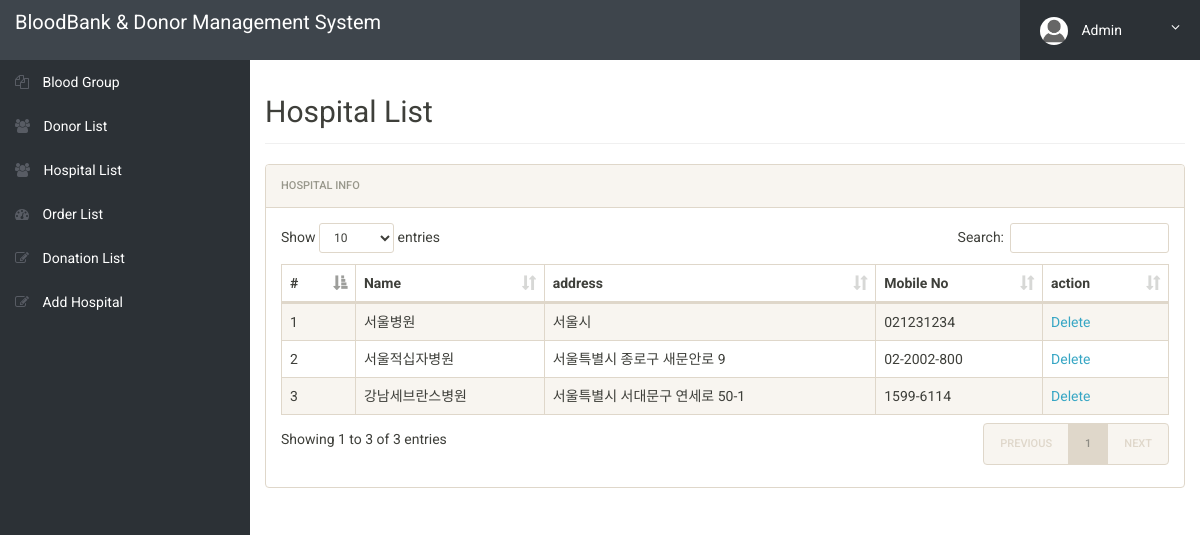
Screenshot of /bbdms/admin/hospitallist.php (signed in) with the database file from the repository.
### tables this page shows
CREATE TABLE `hospital` (
  `id` int(11) NOT NULL AUTO_INCREMENT,
  `name` varchar(100) NOT NULL,
  `address` varchar(100) NOT NULL,
  `contactno` varchar(11) NOT NULL,
  PRIMARY KEY (`id`)
);

### bbdms/admin/hospitallist.php (the view, shortened to what this page needs)
<?php
include('includes/config.php');
if(strlen($_SESSION['alogin'])==0)
	{
header('location:index.php');
}
else{
 ?>
<!doctype html>
<html lang="en" class="no-js">
<head>
	<link rel="stylesheet" href="css/font-awesome.min.css">
	<link rel="stylesheet" href="css/bootstrap.min.css">
	<link rel="stylesheet" href="css/dataTables.bootstrap.min.css">
	<link rel="stylesheet" href="css/bootstrap-social.css">
	<link rel="stylesheet" href="css/bootstrap-select.css">
	<link rel="stylesheet" href="css/fileinput.min.css">
	<link rel="stylesheet" href="css/awesome-bootstrap-checkbox.css">
	<link rel="stylesheet" href="css/style.css">
</head>
<body>
	<?php include('includes/header.php');?>
	<div class="ts-main-content">
		<?php include('includes/leftbar.php');?>
		<div class="content-wrapper">
			<div class="container-fluid">
				<div class="row">
					<div class="col-md-12">
						<h2 class="page-title">Hospital List</h2>
						<div class="panel panel-default">
							<div class="panel-heading">Hospital Info</div>
							<div class="panel-body">
								<table id="zctb" class="display table table-striped table-bordered table-hover" cellspacing="0" width="100%">
									<thead>
										<tr>
										<th>#</th>
											<th>Name</th>
                      <th>address</th>
											<th>Mobile No</th>
											<th>action </th>
										</tr>
									</thead>
									<tbody>
<?php $sql = "SELECT * from  hospital ";
$query = $dbh -> prepare($sql);
$query->execute();
$results=$query->fetchAll(PDO::FETCH_OBJ);
$cnt=1;
if($query->rowCount() > 0)
{
foreach($results as $result)
{				?>
										<tr>
											<td><?php echo htmlentities($cnt);?></td>
											<td><?php echo htmlentities($result->name);?></td>
											<td><?php echo htmlentities($result->address);?></td>
											<td><?php echo htmlentities($result->contactno);?></td>
										<td>
<a href="hospitallist.php?del=<?php echo htmlentities($result->id);?>" onclick="return confirm('Do you really want to delete this record')"> Delete</a>
</td>
										</tr>
										<?php $cnt=$cnt+1; }} ?>
									</tbody>
								</table>
							</div>
						</div>
					</div>
				</div>
			</div>
		</div>
	</div>
</body>
</html>
<?php } ?>

### bbdms/admin/css/style.css (style rules this page uses)
html { font-size: 14px; }
@media only screen and (min-width: 480px) { html { font-size: 17px; } }
@media only screen and (min-width: 768px) { html { font-size: 14px; } }
body { font-size: 1em; }
a { color: #37a6c4; }
.panel { overflow: hidden; }
.page-title { padding-bottom: 15px; margin-bottom: 20px; border-bottom: 1px solid #f0f0f0; }
.ts-main-content .content-wrapper { padding-top: 15px; margin-top: 60px; }
@media only screen and (min-width: 992px) { .ts-main-content .content-wrapper { margin-left: 250px; } }

### rows the page displays
hospital: name "서울병원", address "서울시", contactno "021231234"
hospital: name "서울적십자병원", address "서울특별시 종로구 새문안로 9", contactno "02-2002-800"
hospital: name "강남세브란스병원", address "서울특별시 서대문구 연세로 50-1", contactno "1599-6114"
